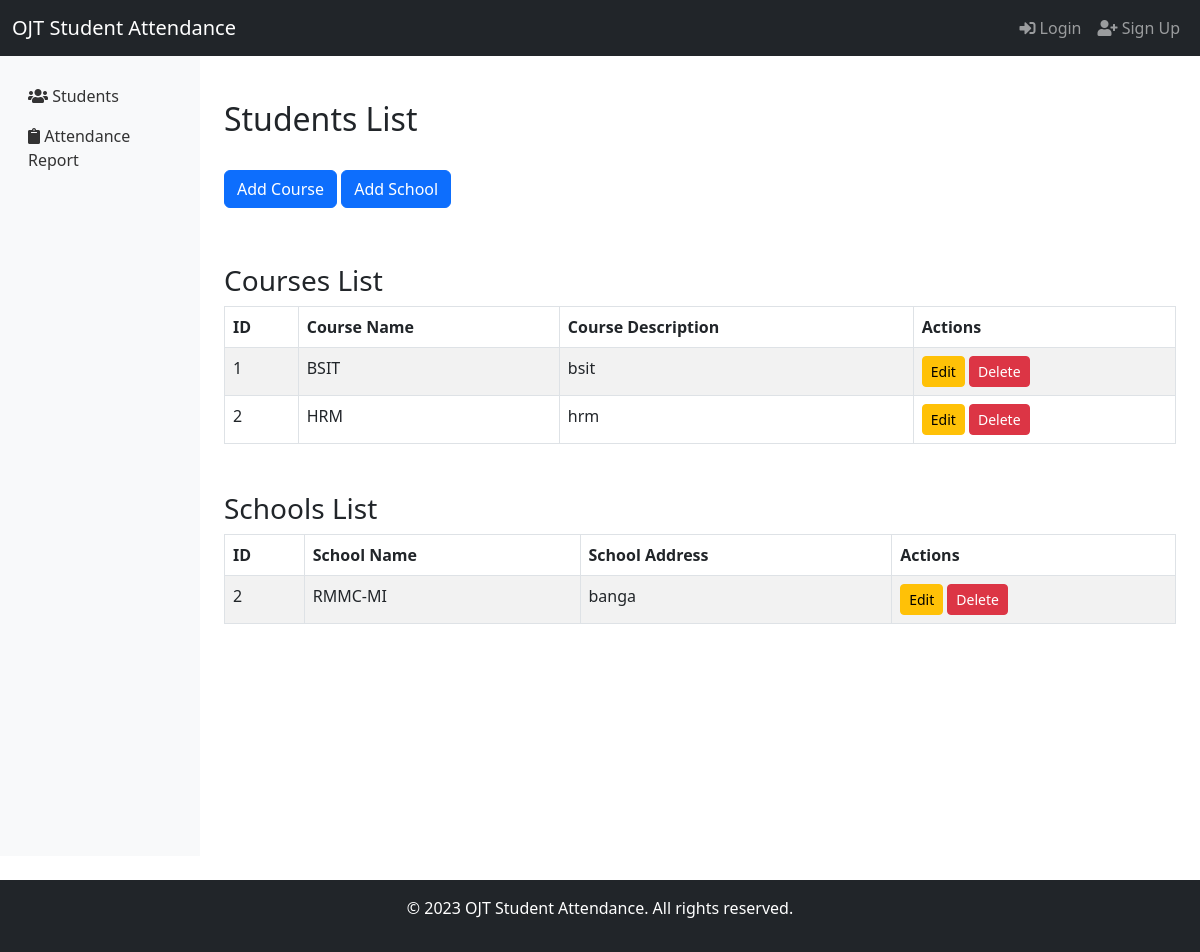
Screenshot of /admin/course.php with the database file from the repository.
### tables this page shows
CREATE TABLE `courses` (
  `id` int(11) NOT NULL,
  `course_name` varchar(255) NOT NULL,
  `course_description` varchar(255) DEFAULT NULL
);

CREATE TABLE `schools` (
  `id` int(11) NOT NULL,
  `school_name` varchar(255) NOT NULL,
  `school_address` varchar(255) NOT NULL
);

### admin/course.php (the view, shortened to what this page needs)
<?php
include_once('db/db-con.php');
$course_sql = "SELECT * FROM courses";
$course_result = $conn->query($course_sql);
$school_sql = "SELECT * FROM schools";
$school_result = $conn->query($school_sql);
?>
<!DOCTYPE html>
<html lang="en">
<head>
    <link href="https://cdn.jsdelivr.net/npm/bootstrap@5.3.0/dist/css/bootstrap.min.css" rel="stylesheet">
</head>
<body>
    <?php include('includes/header.php'); ?>
    <div class="container-fluid">
        <div class="row">
            <?php include('includes/sidebar.php'); ?>
            <main class="col-md-9 ms-sm-auto col-lg-10 px-md-4 container-main">
                <h2 class="my-4">Students List</h2>
                <button class="btn btn-primary my-2" data-bs-toggle="modal" data-bs-target="#addCourseModal">Add Course</button>
                <button class="btn btn-primary my-2" data-bs-toggle="modal" data-bs-target="#addSchoolModal">Add School</button>
                <div class="mt-5">
                    <h3>Courses List</h3>
                    <table class="table table-striped table-bordered">
                        <thead>
                            <tr>
                                <th scope="col">ID</th>
                                <th scope="col">Course Name</th>
                                <th scope="col">Course Description</th>
                                <th scope="col">Actions</th>
                            </tr>
                        </thead>
                        <tbody>
                            <?php while($course = $course_result->fetch_assoc()) { ?>
                                <tr>
                                    <td><?php echo $course['id']; ?></td>
                                    <td><?php echo $course['course_name']; ?></td>
                                    <td><?php echo $course['course_description']; ?></td>
                                    <td>
                                    <a href="edit-course.php?id=<?php echo $course['id']; ?>" class="btn btn-warning btn-sm">Edit</a>
                                    <a href="delete-course.php?id=<?php echo $course['id']; ?>" class="btn btn-danger btn-sm" onclick="return confirm('Are you sure you want to delete this course?')">Delete</a>
                                    </td>
                                </tr>
                            <?php } ?>
                        </tbody>
                    </table>
                </div>
                <div class="mt-5">
                    <h3>Schools List</h3>
                    <table class="table table-striped table-bordered">
                        <thead>
                            <tr>
                                <th scope="col">ID</th>
                                <th scope="col">School Name</th>
                                <th scope="col">School Address</th>
                                <th scope="col">Actions</th>
                            </tr>
                        </thead>
                        <tbody>
                            <?php while($school = $school_result->fetch_assoc()) { ?>
                                <tr>
                                    <td><?php echo $school['id']; ?></td>
                                    <td><?php echo $school['school_name']; ?></td>
                                    <td><?php echo $school['school_address']; ?></td>
                                    <td>
                                    <a href="edit-school.php?id=<?php echo $school['id']; ?>" class="btn btn-warning btn-sm">Edit</a>
                <a href="delete-school.php?id=<?php echo $school['id']; ?>" class="btn btn-danger btn-sm" onclick="return confirm('Are you sure you want to delete this school?')">Delete</a>
            </td>
                                </tr>
                            <?php } ?>
                        </tbody>
                    </table>
                </div>
            </main>
        </div>
    </div>
    <?php include('includes/footer.php'); ?>
</body>
</html>

### admin/includes/sidebar.php (style rules this page uses)
.container-main { margin-top: 20px; }

### rows the page displays
courses: id "1", course_name "BSIT", course_description "bsit"
courses: id "2", course_name "HRM", course_description "hrm"
schools: id "2", school_name "RMMC-MI", school_address "banga"
